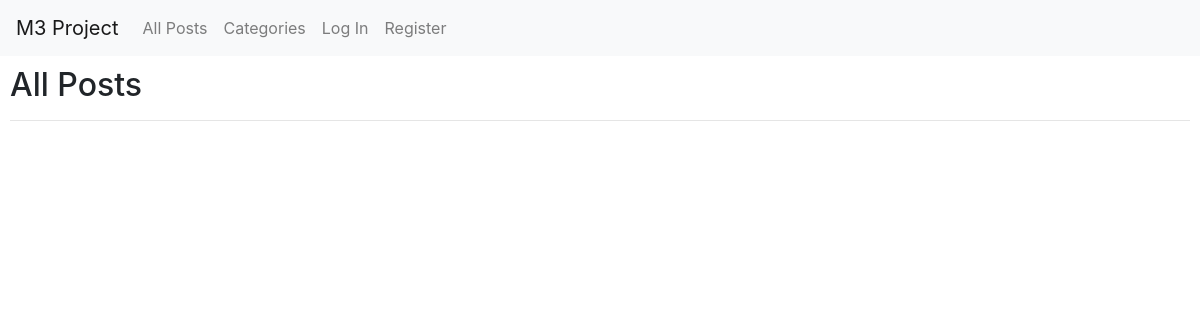
The app's page /, older data.
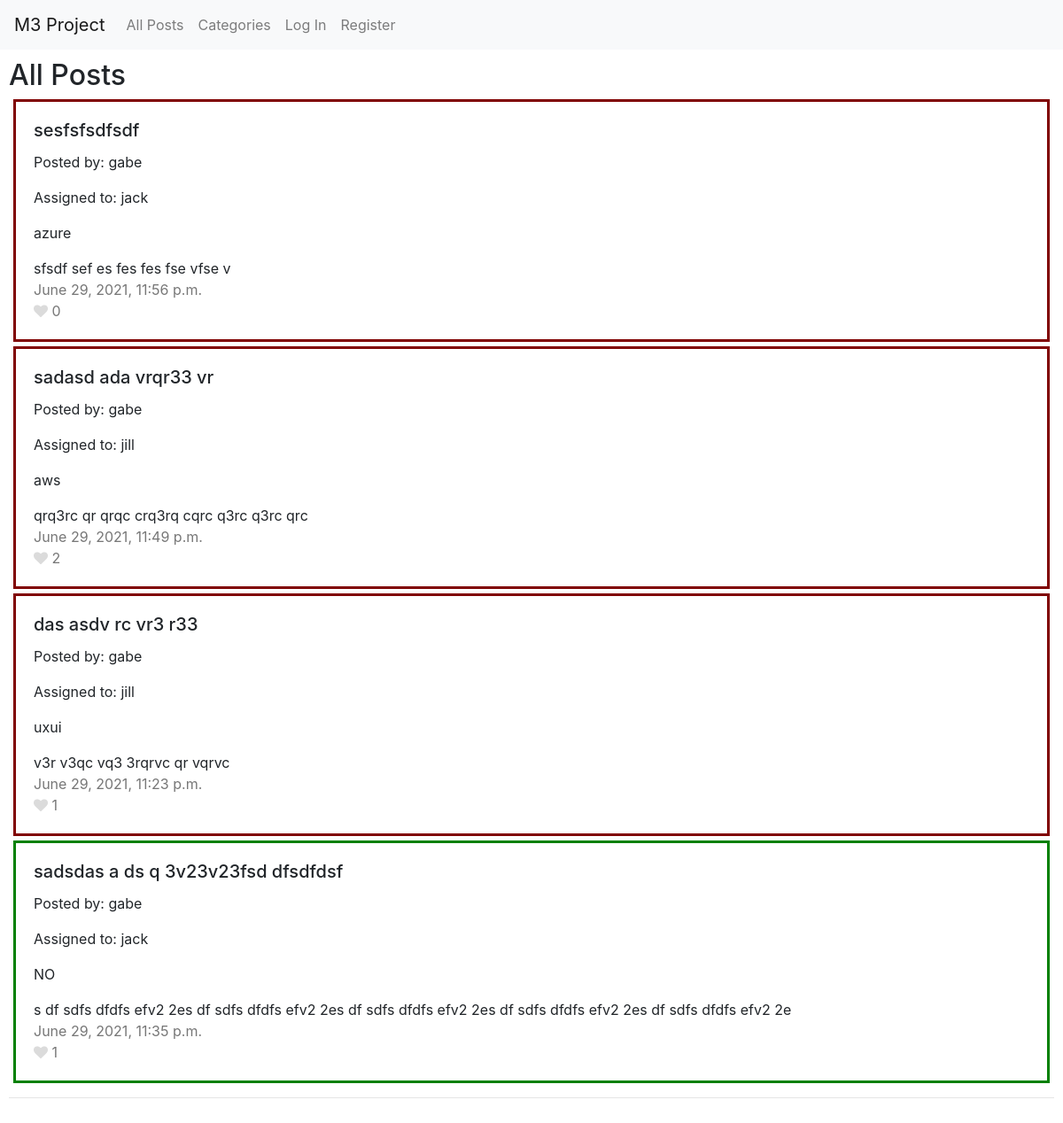
The same page, newer data.
### api/models.py (models this page shows)
class Post(models.Model):
    title = models.CharField(max_length=55, blank=False)
    content = models.TextField(max_length=255, blank=False)
    creation_time = models.DateTimeField(auto_now_add=True)
    poster = models.ForeignKey(
        "User", on_delete=models.CASCADE, related_name="student_posts")
    mentor = models.ForeignKey(
        "User", on_delete=models.CASCADE, related_name="mentor")
    tags = models.CharField(
        max_length=2,
        choices=TAG_CHOICES,
        default=NON,
    )
    is_answered = models.BooleanField(default=False)

class User(AbstractUser):
    is_mentor = models.BooleanField(default=False)
    likes = models.ManyToManyField("Post", related_name="likes", blank=True)
    tags = models.CharField(
        max_length=2,
        choices=TAG_CHOICES,
        default=NON,
    )
    is_available = models.BooleanField(default=True)

### api/views.py (the view)
# urls.py: path("", views.index, name="index"),
def index(request):
    posts_top = Post.objects.filter(
        is_answered=False).order_by("-creation_time").all()
    posts_down = Post.objects.filter(
        is_answered=True).order_by("-creation_time").all()
    posts = QuerySetChain(posts_top, posts_down)
    return show_posts("All Posts", request, posts)

### api/helper.py (called while the page is built)
    def count(self):
        return sum(qs.count() for qs in self.querysets)

    def _all(self):
        return chain(*self.querysets)

    def __getitem__(self, ndx):
        if type(ndx) is slice:
            return list(islice(self._all(), ndx.start, ndx.stop, ndx.step or 1))
        else:
            return islice(self._all(), ndx, ndx+1).next()

### api/templates/api/index.html (shortened to what this page needs)
{% extends "api/layout.html" %}
{% load static %}
{% block body %}
<h2>{{ title }}</h2>
{% for post in page.object_list %}
{% if post.is_answered %}
<div class="card-ans">
    {% else %}
    <div class="card-nans">
        {% endif %}
        <div class="card-body">
            <h5 class="card-title">
                {{ post.title }}
            </h5>
            <p>Posted by: {{ post.poster.username }}</p>
            <p>Assigned to: {{ post.mentor.username }}</p>
            <p class="tag-style">{{ post.tags }}</p>
            <div data-post="{{ post.id }}" class="post-content">{{ post.content }}</div>
            <div class="info">{{ post.creation_time }}</div>
            <div class="info">
                <i data-like="{% if user in post.likes.all %}1{% else %}0{% endif %}" data-post="{{ post.id }}"
                    class="{% if user.is_authenticated %}heart{% endif %} fa fa-heart {% if user in post.likes.all %}liked{% else %}not-liked{% endif %}"></i>
                <span class="like-count" data-post="{{ post.id }}">{{ post.likes.count }}</span>
            </div>
        </div>
    </div>
    {% endfor %}
    <hr>
    {% endblock %}

### api/templates/api/layout.html (shortened to what this page needs)
{% load static %}
<!DOCTYPE html>
<html lang="en">
<head>
    <link rel="stylesheet" href="https://stackpath.bootstrapcdn.com/bootstrap/4.4.1/css/bootstrap.min.css"
>
    <link rel="stylesheet" href="https://cdnjs.cloudflare.com/ajax/libs/font-awesome/4.7.0/css/font-awesome.min.css">
    <link href="{% static 'api/styles.css' %}" rel="stylesheet">
</head>
<body>
    <nav class="navbar navbar-expand-lg navbar-light bg-light">
        <a class="navbar-brand" href="#">M3 Project</a>
        <div>
            <ul class="navbar-nav mr-auto">
                <li class="nav-item">
                    <a class="nav-link" href="{% url 'index' %}">All Posts</a>
                </li>
                <li class="nav-item">
                    <a class="nav-link" href="#">Categories</a>
                </li>
                {% if user.is_authenticated %}
                <li class="nav-item">
                    <a class="nav-link" href="{% url 'logout' %}">Log Out</a>
                </li>
                {% else %}
                <li class="nav-item">
                    <a class="nav-link" href="{% url 'login' %}">Log In</a>
                </li>
                <li class="nav-item">
                    <a class="nav-link" href="{% url 'register' %}">Register</a>
                </li>
                {% endif %}
            </ul>
        </div>
    </nav>
    <div class="body">
        {% block body %}
        {% endblock %}
    </div>
</body>
</html>

### api/static/api/styles.css (style rules this page uses)
.body { margin: 10px; }
.card-ans { margin: 5px; border-style: solid; border-color: green; }
.card-nans { margin: 5px; border-style: solid; border-color: maroon; }
.info { color: #777777; }
.not-liked { color: #dbdbdb; }

Row changes from the older to the newer data that the page shows:
added Post: title "sesfsfsdfsdf", poster.username "gabe", mentor.username "jack", tags "azure", content "sfsdf sef es fes fes fse vfse v", creation_time "June 29, 2021, 11:56 p.m.", likes.count "0"
added Post: title "sadasd ada vrqr33 vr", poster.username "gabe", mentor.username "jill", tags "aws", content "qrq3rc qr qrqc crq3rq cqrc q3rc q3rc qrc", creation_time "June 29, 2021, 11:49 p.m.", likes.count "2"
added Post: title "das asdv rc vr3 r33", poster.username "gabe", mentor.username "jill", tags "uxui", content "v3r v3qc vq3 3rqrvc qr vqrvc", creation_time "June 29, 2021, 11:23 p.m.", likes.count "1"
added Post: title "sadsdas a ds q 3v23v23fsd dfsdfdsf", poster.username "gabe", mentor.username "jack", tags "NO", content "s df sdfs dfdfs efv2 2es df sdfs dfdfs efv2 2es df sdfs dfdfs efv2 2es df sdfs dfdfs efv2 2es df sdfs dfdfs efv2 2e", creation_time "June 29, 2021, 11:35 p.m.", likes.count "1"
